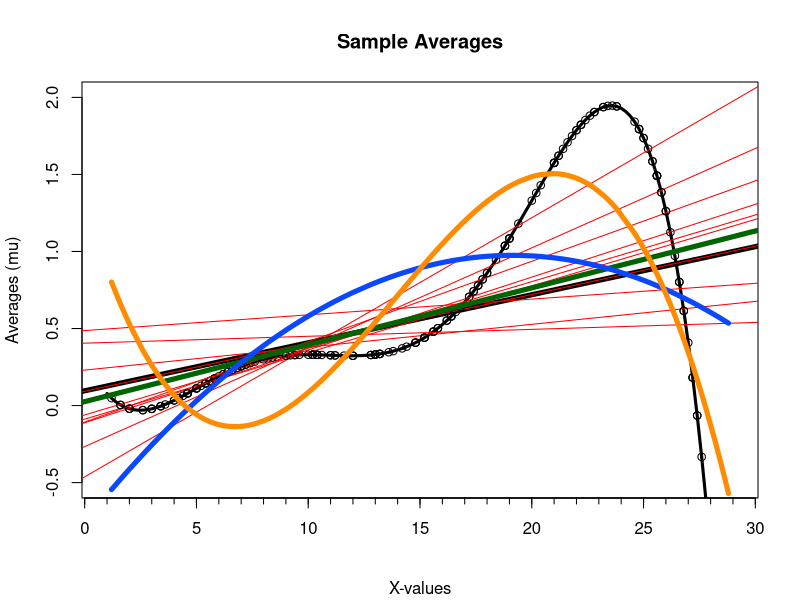

R code for this plot:
#x-value range increments with 0.2
x <- seq(1,29,0.2)

#the actual function
real <- function(x){
  y <- ((-(1*10^-5))*x^5 + 0.0006*x^4 - 0.0125*x^3 + 0.11*x^2 - 0.35*x +0.33)
  y <- y
}

y = real(x)

plot(x,y, axes=T, ylim=c(-0.5,2), typ ='l', ann=F, lwd=3)
par(tcl= -0.3, bg= "aliceblue")
axis(1, at=seq(0,30, by=1),labels=F,lwd=1,lwd.ticks=1)

title(main="Sample Averages", sub="X-values", ylab="Averages (mu)")

#real function
real.function = lm(y~x)
abline(real.function, col="black", lwd=5)

xAll = vector()
yAll = vector()


oneSample <- function(x,n){
  mat = matrix(, nrow=n+1, ncol=2)
  mat2 = matrix(, nrow=n+1, ncol=3)
  mat3 = matrix(, nrow=n+1, ncol=4)
  for (i in 1:n){
    xSample <- sample(x, 20, replace=TRUE, prob = NULL)    
    
    #order samples (otherwise messy lines)
    xSample <- sort(xSample, decreasing=FALSE)
    ySample <- real(xSample)
    
    #points(xSample,ySample) is a test if the points are actually on the line
    points(xSample,ySample)
    linear.model = lm(ySample~xSample)
    abline(linear.model, col="red", lwd=1)
    mat[i,]=coef(linear.model)
    
    fit2 <- lm(ySample~xSample + I(xSample^2))
    #show the individual lines of the second order regression lines
    #points(xSample, predict(fit2), type="l", col="#FF0A85", lwd=1)
    mat2[i,]=coef(fit2)
    
    fit3 <- lm(ySample~xSample + I(xSample^2) + I(xSample^3))
    #show the individual lines of the third order regression lines
    #points(xSample,predict(fit3), type="l", col="#66FF33", lwd=1)
    mat3[i,]=coef(fit3)
    
    #Defines all the x-values from the samples and sorts them for smooth lines
    xAll = c(xAll, xSample)
    xAll = sort(xAll)
    yAll = real(xAll)
    
  }
  #Linear regression lines
  avgReg = lm(yAll~xAll)
  if (n==10) {
    abline(lin.reg <- avgReg, col="darkgreen", lwd=5)
    mat[11,] = coef(lin.reg)
  }
  if (n ==25) {
    abline(lin.reg <- avgReg, col="darkgreen", lwd=5)
    mat[26,] = coef(lin.reg)
  }
  if (n == 250) {
    abline(lin.reg <- avgReg, col="darkgreen", lwd=5)
    mat[251,] = coef(lin.reg)
  }
  #quadratic regression lines
  xAll2 = xAll^2
  avgReg2 = lm(yAll~xAll + I(xAll2))
  if (n==10) {
    lines(xAll, predict(avgReg2), col="#0A47FF", lwd=5)
    mat2[11,] = coef(avgReg2)
  }
  if (n ==25) {
    lines(xAll, predict(avgReg2), col="#0A47FF", lwd=5)
    mat2[26,] = coef(avgReg2)
  }
  if (n == 250) {
    lines(xAll, predict(avgReg2), col="#0A47FF", lwd=5)
    mat2[250,] = coef(avgReg2)
  }
  #cubic regression lines
  xAll2 = xAll^2
  xAll3 = xAll^3
  avgReg3 = lm(yAll~xAll + I(xAll2) + I(xAll3))
  if (n==10) {
    lines(xAll, predict(avgReg3), col="darkorange", lwd=5)
    mat3[11,] =coef(avgReg3)
  }
  if (n ==25) {
    lines(xAll, predict(avgReg3), col="darkorange", lwd=5)
    mat3[26,] = coef(avgReg3)
  }
  if (n == 250) {
    lines(xAll, predict(avgReg3), col="darkorange", lwd=5)
    mat3[251,] =coef(avgReg3)
  }
  return(mat)
  #return(mat2)
  #return(mat3)
}

#run the function
tenSamples = oneSample(x,10)
#twentyfiveSamples = oneSample(x,25)
#twofiftySamples = oneSample(x,250)
